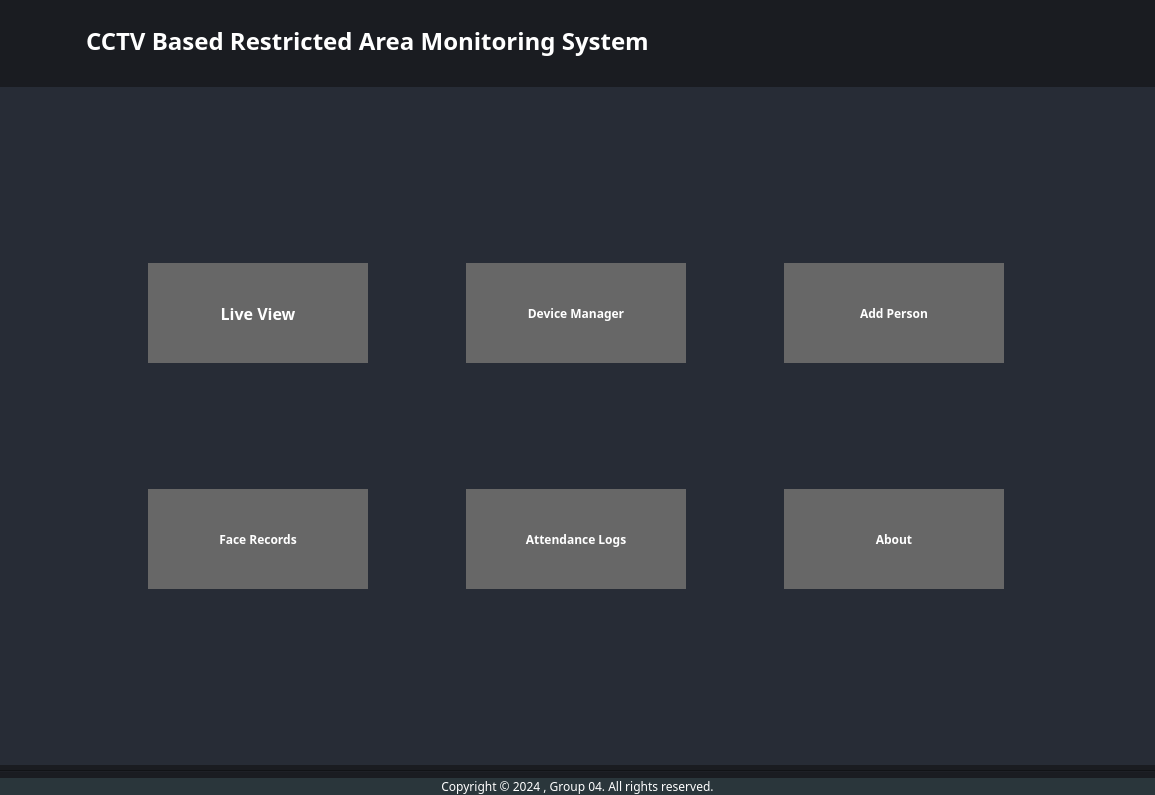
<?xml version="1.0" encoding="UTF-8"?>
<ui version="4.0">
 <class>Home</class>
 <widget class="QWidget" name="Home">
  <property name="windowModality">
   <enum>Qt::WindowModal</enum>
  </property>
  <property name="geometry">
   <rect>
    <x>0</x>
    <y>0</y>
    <width>1155</width>
    <height>795</height>
   </rect>
  </property>
  <property name="sizePolicy">
   <sizepolicy hsizetype="Minimum" vsizetype="Minimum">
    <horstretch>0</horstretch>
    <verstretch>0</verstretch>
   </sizepolicy>
  </property>
  <property name="minimumSize">
   <size>
    <width>0</width>
    <height>0</height>
   </size>
  </property>
  <property name="windowTitle">
   <string>Home</string>
  </property>
  <property name="autoFillBackground">
   <bool>false</bool>
  </property>
  <property name="styleSheet">
   <string notr="true">

*{
font-family: century gothic;
}
QWidget{
background-color: rgb(26,28,33);
}
QGroupBox{
border:2px  solid rgb(45, 137, 239);
color:white;
background-color: rgb(39,44,54);
border:None;
}
QPushButton{
background-color: rgb(103, 103, 103);
border-radius:0px;
color:white;
font-weight:bold;
}

QPushButton:hover{
border:2px solid rgba(45, 137, 239,100);
border-radius:0px;
color:white;
font-weight:bold;
}







</string>
  </property>
  <layout class="QVBoxLayout" name="verticalLayout">
   <property name="spacing">
    <number>5</number>
   </property>
   <property name="leftMargin">
    <number>0</number>
   </property>
   <property name="topMargin">
    <number>0</number>
   </property>
   <property name="rightMargin">
    <number>0</number>
   </property>
   <property name="bottomMargin">
    <number>0</number>
   </property>
   <item>
    <widget class="QWidget" name="widget" native="true">
     <property name="minimumSize">
      <size>
       <width>0</width>
       <height>0</height>
      </size>
     </property>
     <property name="maximumSize">
      <size>
       <width>16777215</width>
       <height>16777215</height>
      </size>
     </property>
     <property name="styleSheet">
      <string notr="true">

*{
font-family: century gothic;
}

QPushButton{
background-color: qlineargradient(spread:pad, x1:0.482, y1:0.3, x2:0.482224, y2:0, stop:0.15 rgba(0, 0, 0, 147), stop:1 rgba(255, 255, 255, 25));
/*background:#2d89ef;*/
border-radius:0px;
color:white;
font-weight:bold;
}

QPushButton:hover{
border:1px solid rgba(45, 137, 239,100);
border-radius:0px;
color:white;
font-weight:bold;
}








</string>
     </property>
     <layout class="QHBoxLayout" name="horizontalLayout_5">
      <item>
       <layout class="QHBoxLayout" name="horizontalLayout_4">
        <property name="spacing">
         <number>20</number>
        </property>
        <property name="leftMargin">
         <number>7</number>
        </property>
        <property name="topMargin">
         <number>7</number>
        </property>
        <property name="rightMargin">
         <number>7</number>
        </property>
        <property name="bottomMargin">
         <number>7</number>
        </property>
        <item>
         <widget class="QLabel" name="label_2">
          <property name="sizePolicy">
           <sizepolicy hsizetype="Fixed" vsizetype="Fixed">
            <horstretch>0</horstretch>
            <verstretch>0</verstretch>
           </sizepolicy>
          </property>
          <property name="minimumSize">
           <size>
            <width>50</width>
            <height>50</height>
           </size>
          </property>
          <property name="maximumSize">
           <size>
            <width>50</width>
            <height>50</height>
           </size>
          </property>
          <property name="font">
           <font>
            <family>century gothic</family>
            <pointsize>18</pointsize>
            <weight>75</weight>
            <italic>false</italic>
            <bold>true</bold>
            <strikeout>false</strikeout>
           </font>
          </property>
          <property name="styleSheet">
           <string notr="true">background:none;</string>
          </property>
          <property name="frameShape">
           <enum>QFrame::NoFrame</enum>
          </property>
          <property name="lineWidth">
           <number>3</number>
          </property>
          <property name="text">
           <string/>
          </property>
          <property name="pixmap">
           <pixmap resource="../graphics/resource.qrc">:/icon/icon/dome_camera_80px.png</pixmap>
          </property>
          <property name="scaledContents">
           <bool>true</bool>
          </property>
         </widget>
        </item>
        <item>
         <widget class="QLabel" name="label">
          <property name="font">
           <font>
            <family>century gothic</family>
            <pointsize>18</pointsize>
            <weight>75</weight>
            <italic>false</italic>
            <bold>true</bold>
            <strikeout>false</strikeout>
           </font>
          </property>
          <property name="styleSheet">
           <string notr="true">color:white;
background:none;</string>
          </property>
          <property name="frameShape">
           <enum>QFrame::NoFrame</enum>
          </property>
          <property name="lineWidth">
           <number>3</number>
          </property>
          <property name="text">
           <string>CCTV Based Restricted Area Monitoring System</string>
          </property>
         </widget>
        </item>
       </layout>
      </item>
     </layout>
    </widget>
   </item>
   <item>
    <widget class="QGroupBox" name="groupBox">
     <property name="sizePolicy">
      <sizepolicy hsizetype="Minimum" vsizetype="Minimum">
       <horstretch>0</horstretch>
       <verstretch>0</verstretch>
      </sizepolicy>
     </property>
     <property name="font">
      <font>
       <family>century gothic</family>
       <weight>75</weight>
       <bold>true</bold>
       <underline>false</underline>
       <strikeout>false</strikeout>
      </font>
     </property>
     <property name="contextMenuPolicy">
      <enum>Qt::DefaultContextMenu</enum>
     </property>
     <property name="layoutDirection">
      <enum>Qt::LeftToRight</enum>
     </property>
     <property name="autoFillBackground">
      <bool>false</bool>
     </property>
     <property name="styleSheet">
      <string notr="true"/>
     </property>
     <property name="title">
      <string/>
     </property>
     <property name="flat">
      <bool>false</bool>
     </property>
     <layout class="QGridLayout" name="gridLayout">
      <property name="leftMargin">
       <number>100</number>
      </property>
      <property name="topMargin">
       <number>100</number>
      </property>
      <property name="rightMargin">
       <number>100</number>
      </property>
      <property name="bottomMargin">
       <number>100</number>
      </property>
      <property name="spacing">
       <number>50</number>
      </property>
      <item row="0" column="0">
       <widget class="QPushButton" name="btn_live_view">
        <property name="sizePolicy">
         <sizepolicy hsizetype="MinimumExpanding" vsizetype="MinimumExpanding">
          <horstretch>0</horstretch>
          <verstretch>0</verstretch>
         </sizepolicy>
        </property>
        <property name="minimumSize">
         <size>
          <width>220</width>
          <height>100</height>
         </size>
        </property>
        <property name="maximumSize">
         <size>
          <width>220</width>
          <height>100</height>
         </size>
        </property>
        <property name="font">
         <font>
          <family>Nirmala UI</family>
          <pointsize>12</pointsize>
          <weight>50</weight>
          <italic>false</italic>
          <bold>false</bold>
         </font>
        </property>
        <property name="styleSheet">
         <string notr="true">qproperty-icon: url(:/icon/icon/record_96px.png);
font: 12pt &quot;Nirmala UI&quot;;</string>
        </property>
        <property name="text">
         <string>Live View</string>
        </property>
        <property name="iconSize">
         <size>
          <width>64</width>
          <height>64</height>
         </size>
        </property>
       </widget>
      </item>
      <item row="0" column="1">
       <widget class="QPushButton" name="btn_device_manager">
        <property name="sizePolicy">
         <sizepolicy hsizetype="MinimumExpanding" vsizetype="MinimumExpanding">
          <horstretch>0</horstretch>
          <verstretch>0</verstretch>
         </sizepolicy>
        </property>
        <property name="minimumSize">
         <size>
          <width>220</width>
          <height>100</height>
         </size>
        </property>
        <property name="maximumSize">
         <size>
          <width>220</width>
          <height>100</height>
         </size>
        </property>
        <property name="styleSheet">
         <string notr="true">qproperty-icon: url(:/icon/icon/bullet_camera_96px.png);
font: 12pt &quot;Nirmala UI&quot;;</string>
        </property>
        <property name="text">
         <string>Device Manager</string>
        </property>
        <property name="iconSize">
         <size>
          <width>64</width>
          <height>64</height>
         </size>
        </property>
       </widget>
      </item>
      <item row="1" column="0">
       <widget class="QPushButton" name="btnFace">
        <property name="sizePolicy">
         <sizepolicy hsizetype="MinimumExpanding" vsizetype="MinimumExpanding">
          <horstretch>0</horstretch>
          <verstretch>0</verstretch>
         </sizepolicy>
        </property>
        <property name="minimumSize">
         <size>
          <width>220</width>
          <height>100</height>
         </size>
        </property>
        <property name="maximumSize">
         <size>
          <width>220</width>
          <height>100</height>
         </size>
        </property>
        <property name="styleSheet">
         <string notr="true">qproperty-icon: url(:/icon/icon/dome_camera_80px.png);
font: 12pt &quot;Nirmala UI&quot;;</string>
        </property>
        <property name="text">
         <string>Face Records</string>
        </property>
        <property name="iconSize">
         <size>
          <width>64</width>
          <height>64</height>
         </size>
        </property>
       </widget>
      </item>
      <item row="1" column="2">
       <widget class="QPushButton" name="btn_about">
        <property name="sizePolicy">
         <sizepolicy hsizetype="Minimum" vsizetype="MinimumExpanding">
          <horstretch>0</horstretch>
          <verstretch>0</verstretch>
         </sizepolicy>
        </property>
        <property name="maximumSize">
         <size>
          <width>220</width>
          <height>100</height>
         </size>
        </property>
        <property name="sizeIncrement">
         <size>
          <width>220</width>
          <height>100</height>
         </size>
        </property>
        <property name="styleSheet">
         <string notr="true">qproperty-icon: url(:/icon/icon/about_96px.png);
font: 12pt &quot;Nirmala UI&quot;;</string>
        </property>
        <property name="text">
         <string>About</string>
        </property>
        <property name="iconSize">
         <size>
          <width>64</width>
          <height>64</height>
         </size>
        </property>
       </widget>
      </item>
      <item row="0" column="2">
       <widget class="QPushButton" name="btn_settings">
        <property name="sizePolicy">
         <sizepolicy hsizetype="MinimumExpanding" vsizetype="MinimumExpanding">
          <horstretch>0</horstretch>
          <verstretch>0</verstretch>
         </sizepolicy>
        </property>
        <property name="minimumSize">
         <size>
          <width>220</width>
          <height>100</height>
         </size>
        </property>
        <property name="maximumSize">
         <size>
          <width>220</width>
          <height>100</height>
         </size>
        </property>
        <property name="styleSheet">
         <string notr="true">qproperty-icon: url(:/icon/icon/motion_detector_64px.png);
font: 12pt &quot;Nirmala UI&quot;;</string>
        </property>
        <property name="text">
         <string>Add Person</string>
        </property>
        <property name="iconSize">
         <size>
          <width>64</width>
          <height>64</height>
         </size>
        </property>
       </widget>
      </item>
      <item row="1" column="1">
       <widget class="QPushButton" name="btn_logs">
        <property name="sizePolicy">
         <sizepolicy hsizetype="Minimum" vsizetype="MinimumExpanding">
          <horstretch>0</horstretch>
          <verstretch>0</verstretch>
         </sizepolicy>
        </property>
        <property name="minimumSize">
         <size>
          <width>220</width>
          <height>100</height>
         </size>
        </property>
        <property name="maximumSize">
         <size>
          <width>220</width>
          <height>100</height>
         </size>
        </property>
        <property name="styleSheet">
         <string notr="true">qproperty-icon: url(:/icon/icon/checked_user_male_96px.png);
font: 12pt &quot;Nirmala UI&quot;;</string>
        </property>
        <property name="text">
         <string>Attendance Logs</string>
        </property>
        <property name="iconSize">
         <size>
          <width>64</width>
          <height>64</height>
         </size>
        </property>
       </widget>
      </item>
     </layout>
    </widget>
   </item>
   <item>
    <widget class="Line" name="line">
     <property name="orientation">
      <enum>Qt::Horizontal</enum>
     </property>
    </widget>
   </item>
   <item>
    <widget class="QLabel" name="label_4">
     <property name="sizePolicy">
      <sizepolicy hsizetype="Minimum" vsizetype="Minimum">
       <horstretch>0</horstretch>
       <verstretch>0</verstretch>
      </sizepolicy>
     </property>
     <property name="font">
      <font>
       <family>century gothic</family>
       <pointsize>9</pointsize>
      </font>
     </property>
     <property name="styleSheet">
      <string notr="true">color:white;
background-color: rgb(42, 54, 59);</string>
     </property>
     <property name="text">
      <string>Copyright © 2024 , Group 04. All rights reserved.</string>
     </property>
     <property name="alignment">
      <set>Qt::AlignCenter</set>
     </property>
    </widget>
   </item>
  </layout>
 </widget>
 <resources>
  <include location="../graphics/resource.qrc"/>
 </resources>
 <connections/>
</ui>
